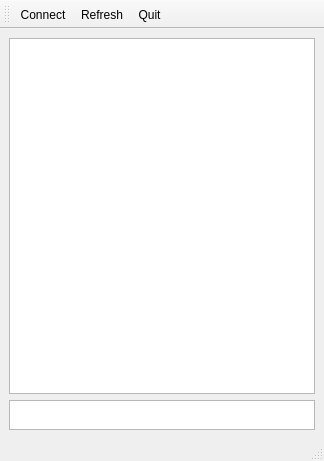
<?xml version="1.0" encoding="UTF-8"?>
<ui version="4.0">
 <class>MainWindow</class>
 <widget class="QMainWindow" name="MainWindow">
  <property name="geometry">
   <rect>
    <x>0</x>
    <y>0</y>
    <width>324</width>
    <height>461</height>
   </rect>
  </property>
  <property name="windowTitle">
   <string>wmanager</string>
  </property>
  <widget class="QWidget" name="centralwidget">
   <property name="sizePolicy">
    <sizepolicy hsizetype="Preferred" vsizetype="Preferred">
     <horstretch>0</horstretch>
     <verstretch>0</verstretch>
    </sizepolicy>
   </property>
   <layout class="QVBoxLayout" name="verticalLayout_2">
    <item>
     <layout class="QVBoxLayout" name="verticalLayout">
      <property name="sizeConstraint">
       <enum>QLayout::SetNoConstraint</enum>
      </property>
      <item>
       <widget class="QTreeView" name="treeView">
        <property name="focusPolicy">
         <enum>Qt::NoFocus</enum>
        </property>
        <property name="contextMenuPolicy">
         <enum>Qt::DefaultContextMenu</enum>
        </property>
        <property name="styleSheet">
         <string notr="true"> QTreeView::item {
			padding:12px;}</string>
        </property>
        <property name="lineWidth">
         <number>0</number>
        </property>
        <property name="autoScroll">
         <bool>false</bool>
        </property>
        <property name="editTriggers">
         <set>QAbstractItemView::NoEditTriggers</set>
        </property>
        <property name="alternatingRowColors">
         <bool>true</bool>
        </property>
        <property name="selectionMode">
         <enum>QAbstractItemView::SingleSelection</enum>
        </property>
        <property name="selectionBehavior">
         <enum>QAbstractItemView::SelectRows</enum>
        </property>
        <property name="indentation">
         <number>0</number>
        </property>
        <property name="animated">
         <bool>false</bool>
        </property>
       </widget>
      </item>
      <item>
       <widget class="QTextEdit" name="textEdit">
        <property name="sizePolicy">
         <sizepolicy hsizetype="Fixed" vsizetype="Fixed">
          <horstretch>0</horstretch>
          <verstretch>0</verstretch>
         </sizepolicy>
        </property>
        <property name="maximumSize">
         <size>
          <width>370</width>
          <height>30</height>
         </size>
        </property>
       </widget>
      </item>
     </layout>
    </item>
   </layout>
  </widget>
  <widget class="QToolBar" name="toolBar">
   <property name="sizePolicy">
    <sizepolicy hsizetype="Preferred" vsizetype="Preferred">
     <horstretch>0</horstretch>
     <verstretch>0</verstretch>
    </sizepolicy>
   </property>
   <property name="minimumSize">
    <size>
     <width>0</width>
     <height>0</height>
    </size>
   </property>
   <property name="windowTitle">
    <string>toolBar</string>
   </property>
   <property name="iconSize">
    <size>
     <width>30</width>
     <height>30</height>
    </size>
   </property>
   <attribute name="toolBarArea">
    <enum>TopToolBarArea</enum>
   </attribute>
   <attribute name="toolBarBreak">
    <bool>false</bool>
   </attribute>
   <addaction name="actionConnect"/>
   <addaction name="actionRefresh"/>
   <addaction name="actionQuit"/>
  </widget>
  <widget class="QStatusBar" name="statusbar"/>
  <action name="actionConnect">
   <property name="checkable">
    <bool>false</bool>
   </property>
   <property name="icon">
    <iconset resource="application.qrc">
     <normaloff>:/icons/download.ico</normaloff>:/icons/download.ico</iconset>
   </property>
   <property name="text">
    <string>Connect</string>
   </property>
   <property name="toolTip">
    <string>&lt;html&gt;&lt;head/&gt;&lt;body&gt;&lt;p&gt;Connects to selected network&lt;/p&gt;&lt;p&gt;&lt;br/&gt;&lt;/p&gt;&lt;/body&gt;&lt;/html&gt;</string>
   </property>
  </action>
  <action name="actionRefresh">
   <property name="icon">
    <iconset resource="application.qrc">
     <normaloff>:/icons/reload.png</normaloff>:/icons/reload.png</iconset>
   </property>
   <property name="text">
    <string>Refresh</string>
   </property>
   <property name="toolTip">
    <string>&lt;html&gt;&lt;head/&gt;&lt;body&gt;&lt;p&gt;Scans for available networks&lt;/p&gt;&lt;p&gt;&lt;br/&gt;&lt;/p&gt;&lt;/body&gt;&lt;/html&gt;</string>
   </property>
  </action>
  <action name="actionQuit">
   <property name="icon">
    <iconset resource="application.qrc">
     <normaloff>:/icons/quit.png</normaloff>:/icons/quit.png</iconset>
   </property>
   <property name="text">
    <string>Quit</string>
   </property>
   <property name="toolTip">
    <string>&lt;html&gt;&lt;head/&gt;&lt;body&gt;&lt;p&gt;Quit wmanager&lt;/p&gt;&lt;p&gt;&lt;br/&gt;&lt;/p&gt;&lt;/body&gt;&lt;/html&gt;</string>
   </property>
   <property name="font">
    <font/>
   </property>
  </action>
 </widget>
 <resources>
  <include location="application.qrc"/>
 </resources>
 <connections/>
</ui>
